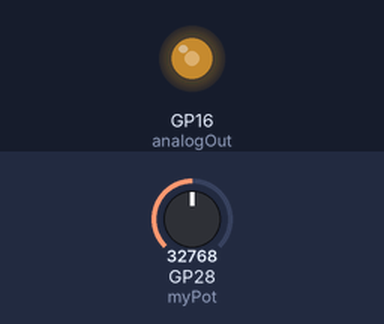
Recording of a program running on a simulated Raspberry Pi Pico running MicroPython. On the bench: output pins drawn as LEDs (lit = HIGH). Inputs (shaded band) come from the test bench; at power-on: GP28 (myPot) = 32768 (analog values on the 0–65535 scale).

Above: at 1.2 s.
1.3 s: GP28 (myPot) set to 45874
At 2.1 s:
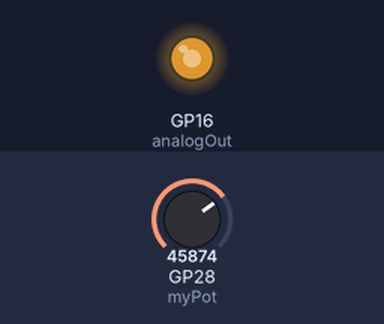
2.8 s: GP28 (myPot) set to 57670
At 3.3 s:
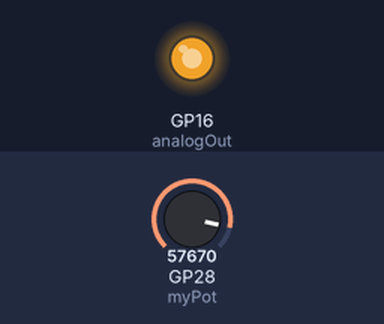
4.3 s: GP28 (myPot) set to 7864
At 5.5 s:
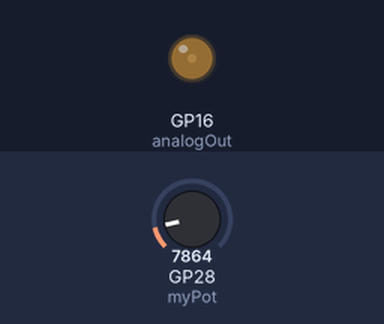
5.8 s: GP28 (myPot) set to 0
At 6.9 s:
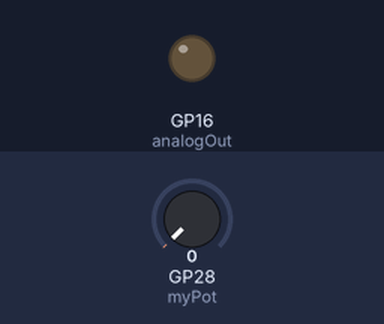
Timing chart, 0 to 8.3 s (numbered marks = the images above; inputs shaded):
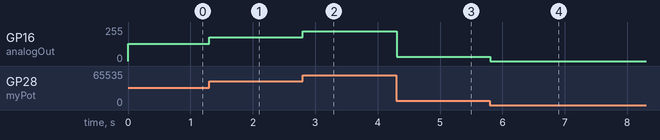

Measured:
- after the input at 1.3 s, GP16 (analogOut): 128/255 → 178/255 at once
- after the input at 2.8 s, GP16 (analogOut): 178/255 → 224/255 at once
- after the input at 4.3 s, GP16 (analogOut): 224/255 → 31/255 at once
- after the input at 5.8 s, GP16 (analogOut): 31/255 → 0/255 at once

The program:

pwm_led_dimming_pot.py
```python
from machine import PWM, Pin, ADC
from time import sleep
outPin = 16
analogOut = PWM(Pin(outPin))
analogOut.freq(1000) #in ms
analogOut.duty_u16(0)

potPin = 28
myPot = machine.ADC(potPin)

while True:
    potVal = myPot.read_u16()
    pwmVal = potVal
    analogOut.duty_u16(int(pwmVal))
    sleep(0.1)
```
